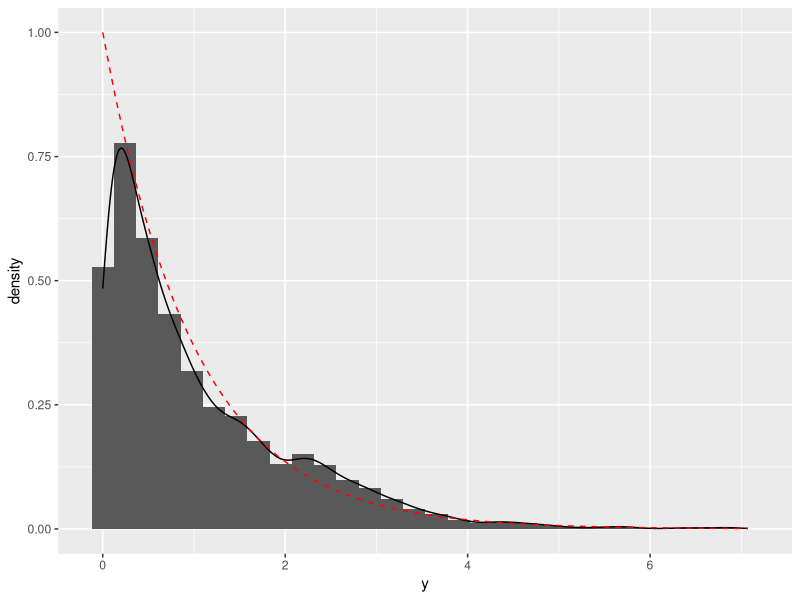
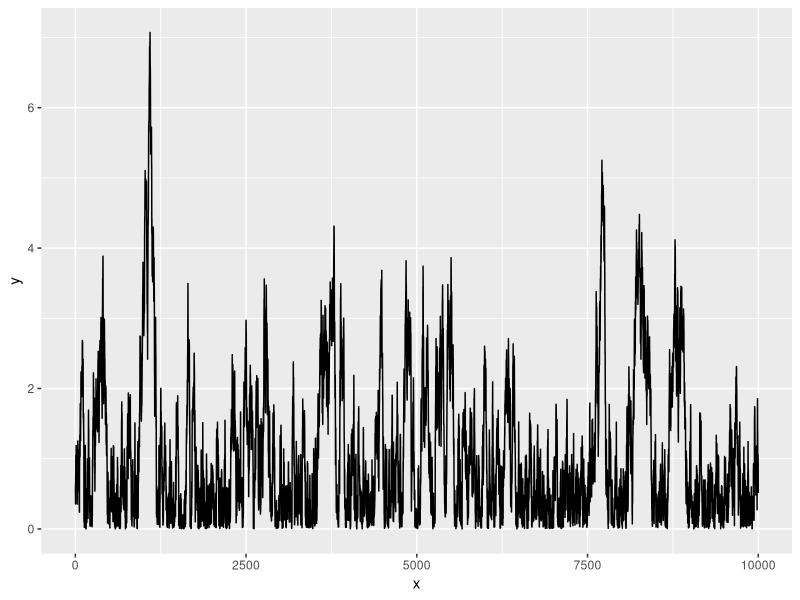
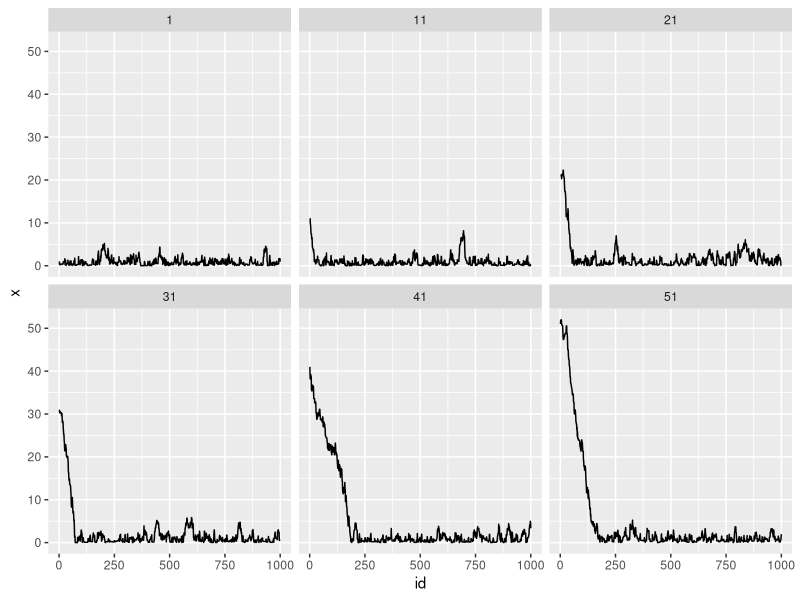
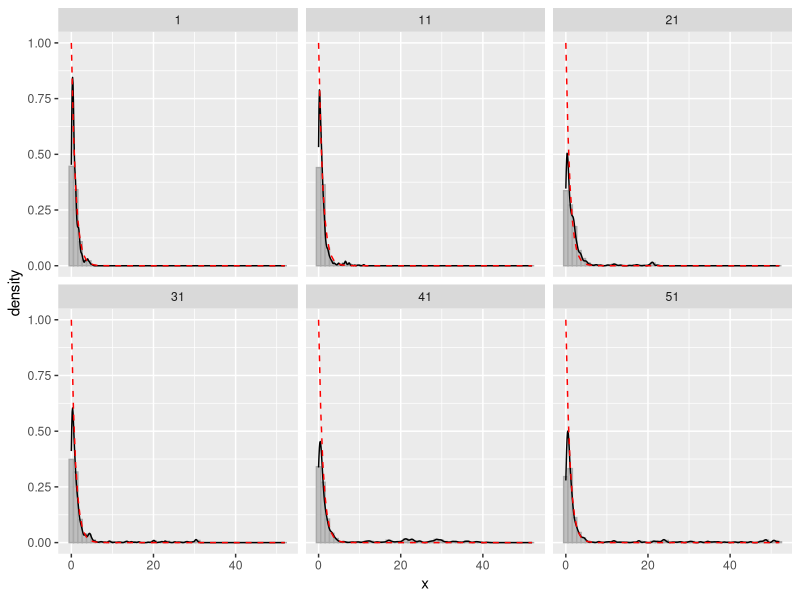
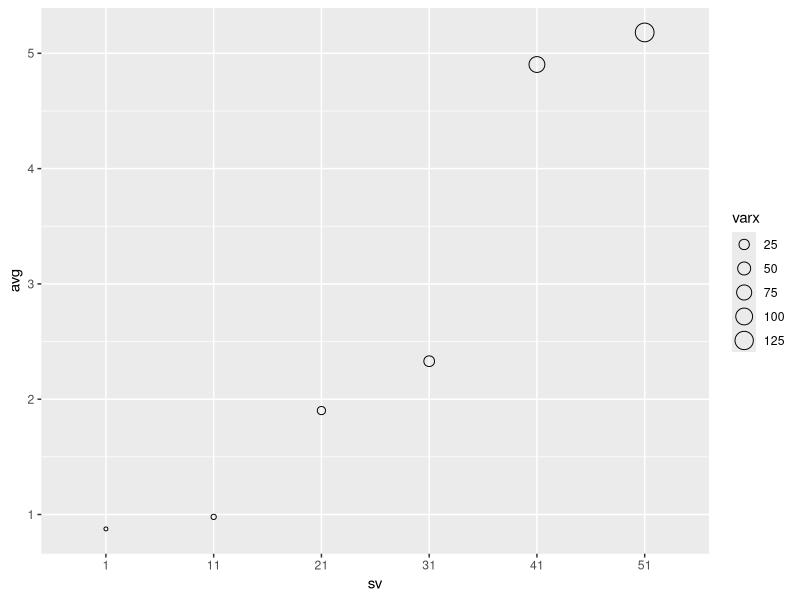

The R script that drew these images, in order:
library(tidyverse)
target_fn <- function(x) {
  ret <- sapply(x, function(k) {
    if (k < 0) return(0)
    else return(exp(-k))
    
  })
  return(ret)
}

mcmc <- function(niter, start_value, purposal_sd) {
  x <- vector(length = niter)
  x[1] <- start_value
  for (i in 2:niter) {
    current_value <- x[i-1]
    purposed_value <- rnorm(1, current_value, purposal_sd)
    ratio <- target_fn(purposed_value) / target_fn(current_value)
    if (runif(1) < ratio) {
      x[i] <- purposed_value
    } else {
      x[i] <- current_value
    }
  }
  return(x)
}

niter <- 10000
start <- 0.5
pvar <- 0.25
df <- tibble(
  x = 1:niter,
  y = mcmc(niter, start, pvar)
)
ggplot(df, aes(y)) +
  geom_histogram(bins = 30, aes(y = ..density..)) +
  stat_density(geom = "path") +
  stat_function(fun = target_fn, col = "red", linetype = "dashed")

ggplot(df, aes(x, y)) +
  geom_line()

## Effect of Starting Value
sv <- `names<-`(seq(1, 60, 10), seq(1, 60, 10))
samps <- map(sv, ~mcmc(1000, ..1, 1))
df <- bind_rows(samps) %>% 
  gather(sv, x) %>% 
  group_by(sv) %>% 
  mutate(id = row_number())

ggplot(df, aes(id, x)) +
  geom_line() +
  facet_wrap(.~sv, ncol = 3)

ggplot(df, aes(x)) +
  geom_histogram(bins = 50, fill = "grey",
                 aes(y = ..density..), color = "darkgrey") +
  stat_density(geom = "path") +
  stat_function(fun = target_fn, col = "red", linetype = "dashed") +
  facet_wrap(. ~ sv, ncol = 3)

df %>% 
  group_by(sv) %>% 
  summarize(avg = mean(x),
            varx = var(x)) %>% 
  ggplot(aes(sv, avg, size = varx)) +
  geom_point(shape = 21)

